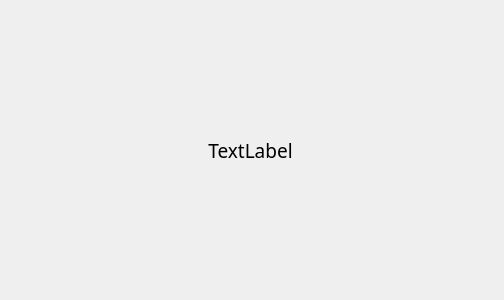
<?xml version="1.0" encoding="UTF-8"?>
<ui version="4.0">
 <class>error</class>
 <widget class="QWidget" name="error">
  <property name="geometry">
   <rect>
    <x>0</x>
    <y>0</y>
    <width>504</width>
    <height>300</height>
   </rect>
  </property>
  <property name="windowTitle">
   <string>提示</string>
  </property>
  <widget class="QLabel" name="label">
   <property name="geometry">
    <rect>
     <x>0</x>
     <y>0</y>
     <width>501</width>
     <height>301</height>
    </rect>
   </property>
   <property name="font">
    <font>
     <family>宋体</family>
     <pointsize>14</pointsize>
    </font>
   </property>
   <property name="text">
    <string>TextLabel</string>
   </property>
   <property name="alignment">
    <set>Qt::AlignCenter</set>
   </property>
  </widget>
 </widget>
 <resources/>
 <connections/>
</ui>
